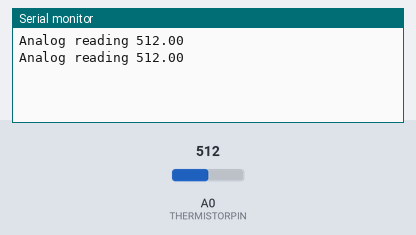
The sketch below on a simulated Arduino Uno, built with avr-gcc and run on an emulated ATmega328P. Shown: the last lines printed to the serial monitor. The test bench sets the inputs (shaded band); at power-on: A0 (THERMISTORPIN) = 512.

Above: at 1.8 s.
1.9 s: A0 (THERMISTORPIN) set to 716
At 2.8 s:
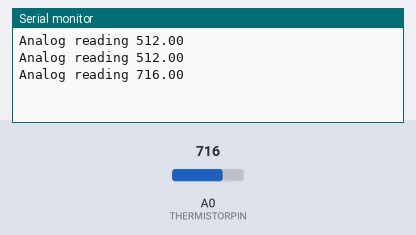
3.4 s: A0 (THERMISTORPIN) set to 900
At 4.5 s:
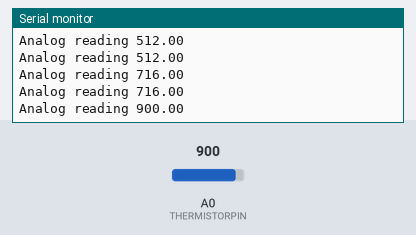
Timing chart, 0 to 6.4 s (numbered marks = the images above; inputs shaded):
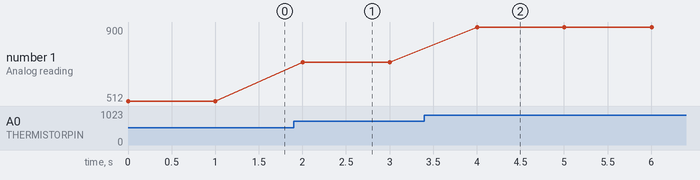

The sketch:

Main_Task_2.ino
```cpp
/*
 * Giacomo and Silja
 * Lab 5
 */

#define THERMISTORPIN A0

void setup(void) {
  Serial.begin(9600);
}

void loop(void) {
  float reading = analogRead(THERMISTORPIN);
  Serial.print("Analog reading ");
  Serial.println(reading);
  delay(1000);
}
```

Measured:
- after the input at 1.9 s, the serial monitor: prints a new line after 0.10 s (image 1)
- after the input at 3.4 s, the serial monitor: prints a new line after 0.60 s (image 2)
- plotted number 1: 512 → 716 after the input at 1.9 s, 716 → 900 after the input at 3.4 s
